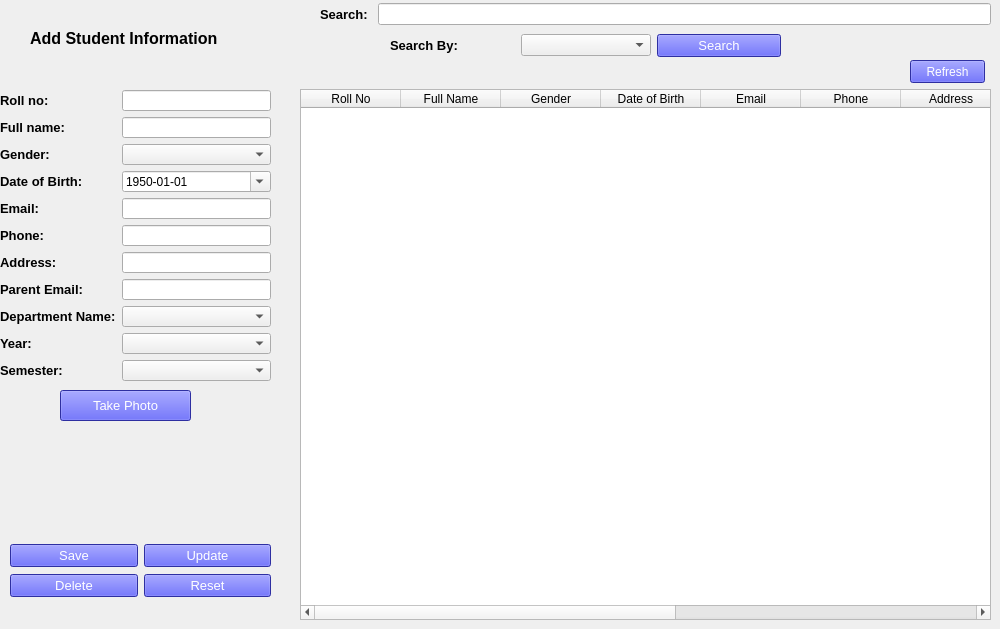
   <widget class="QWidget" name="student_info_page">
    <widget class="QWidget" name="formLayoutWidget">
     <property name="geometry">
      <rect>
       <x>0</x>
       <y>90</y>
       <width>271</width>
       <height>291</height>
      </rect>
     </property>
     <layout class="QFormLayout" name="formLayout">
      <item row="0" column="0">
       <widget class="QLabel" name="roll_no_label">
        <property name="font">
         <font>
          <family>Arial</family>
          <pointsize>10</pointsize>
          <weight>75</weight>
          <italic>false</italic>
          <bold>true</bold>
         </font>
        </property>
        <property name="text">
         <string>Roll no:</string>
        </property>
       </widget>
      </item>
      <item row="0" column="1">
       <widget class="QLineEdit" name="roll_no_line_edit"/>
      </item>
      <item row="1" column="0">
       <widget class="QLabel" name="full_name_label">
        <property name="font">
         <font>
          <family>Arial</family>
          <pointsize>10</pointsize>
          <weight>75</weight>
          <bold>true</bold>
         </font>
        </property>
        <property name="text">
         <string>Full name:</string>
        </property>
       </widget>
      </item>
      <item row="1" column="1">
       <widget class="QLineEdit" name="full_name_line_edit"/>
      </item>
      <item row="2" column="0">
       <widget class="QLabel" name="gender_label">
        <property name="font">
         <font>
          <family>Arial</family>
          <pointsize>10</pointsize>
          <weight>75</weight>
          <bold>true</bold>
         </font>
        </property>
        <property name="text">
         <string>Gender:</string>
        </property>
       </widget>
      </item>
      <item row="2" column="1">
       <widget class="QComboBox" name="gender_combo_box">
        <item>
         <property name="text">
          <string/>
         </property>
        </item>
        <item>
         <property name="text">
          <string>Male</string>
         </property>
        </item>
        <item>
         <property name="text">
          <string>Female</string>
         </property>
        </item>
       </widget>
      </item>
      <item row="3" column="0">
       <widget class="QLabel" name="date_of_birth_label">
        <property name="font">
         <font>
          <family>Arial</family>
          <pointsize>10</pointsize>
          <weight>75</weight>
          <bold>true</bold>
         </font>
        </property>
        <property name="text">
         <string>Date of Birth:</string>
        </property>
       </widget>
      </item>
      <item row="3" column="1">
       <widget class="QDateEdit" name="date_of_birth_date_edit">
        <property name="displayFormat">
         <string>yyyy-MM-dd</string>
        </property>
        <property name="calendarPopup">
         <bool>true</bool>
        </property>
        <property name="date">
         <date>
          <year>1950</year>
          <month>1</month>
          <day>1</day>
         </date>
        </property>
       </widget>
      </item>
      <item row="4" column="0">
       <widget class="QLabel" name="email_label">
        <property name="font">
         <font>
          <family>Arial</family>
          <pointsize>10</pointsize>
          <weight>75</weight>
          <bold>true</bold>
         </font>
        </property>
        <property name="text">
         <string>Email:</string>
        </property>
       </widget>
      </item>
      <item row="4" column="1">
       <widget class="QLineEdit" name="email_line_edit"/>
      </item>
      <item row="5" column="0">
       <widget class="QLabel" name="phone_label">
        <property name="font">
         <font>
          <family>Arial</family>
          <pointsize>10</pointsize>
          <weight>75</weight>
          <bold>true</bold>
         </font>
        </property>
        <property name="text">
         <string>Phone:</string>
        </property>
       </widget>
      </item>
      <item row="5" column="1">
       <widget class="QLineEdit" name="phone_line_edit"/>
      </item>
      <item row="6" column="0">
       <widget class="QLabel" name="address_label">
        <property name="font">
         <font>
          <family>Arial</family>
          <pointsize>10</pointsize>
          <weight>75</weight>
          <bold>true</bold>
         </font>
        </property>
        <property name="text">
         <string>Address:</string>
        </property>
       </widget>
      </item>
      <item row="6" column="1">
       <widget class="QLineEdit" name="address_line_edit"/>
      </item>
      <item row="7" column="0">
       <widget class="QLabel" name="parent_label">
        <property name="font">
         <font>
          <family>Arial</family>
          <pointsize>10</pointsize>
          <weight>75</weight>
          <bold>true</bold>
         </font>
        </property>
        <property name="text">
         <string>Parent Email:</string>
        </property>
       </widget>
      </item>
      <item row="7" column="1">
       <widget class="QLineEdit" name="parent_email_line_edit"/>
      </item>
      <item row="8" column="0">
       <widget class="QLabel" name="department_label">
        <property name="font">
         <font>
          <family>Arial</family>
          <pointsize>10</pointsize>
          <weight>75</weight>
          <bold>true</bold>
         </font>
        </property>
        <property name="text">
         <string>Department Name:</string>
        </property>
       </widget>
      </item>
      <item row="8" column="1">
       <widget class="QComboBox" name="department_combo_box">
        <item>
         <property name="text">
          <string/>
         </property>
        </item>
        <item>
         <property name="text">
          <string>Computer Engineering</string>
         </property>
        </item>
        <item>
         <property name="text">
          <string>Civil Engineering</string>
         </property>
        </item>
        <item>
         <property name="text">
          <string>IT Engineering</string>
         </property>
        </item>
        <item>
         <property name="text">
          <string>Software Engineering</string>
         </property>
        </item>
       </widget>
      </item>
      <item row="9" column="0">
       <widget class="QLabel" name="year_label">
        <property name="font">
         <font>
          <family>Arial</family>
          <pointsize>10</pointsize>
          <weight>75</weight>
          <bold>true</bold>
         </font>
        </property>
        <property name="text">
         <string>Year:</string>
        </property>
       </widget>
      </item>
      <item row="9" column="1">
       <widget class="QComboBox" name="year_combo_box">
        <item>
         <property name="text">
          <string/>
         </property>
        </item>
        <item>
         <property name="text">
          <string>1</string>
         </property>
        </item>
        <item>
         <property name="text">
          <string>2</string>
         </property>
        </item>
        <item>
         <property name="text">
          <string>3</string>
         </property>
        </item>
        <item>
         <property name="text">
          <string>4</string>
         </property>
        </item>
       </widget>
      </item>
      <item row="10" column="0">
       <widget class="QLabel" name="semester_label">
        <property name="font">
         <font>
          <family>Arial</family>
          <pointsize>10</pointsize>
          <weight>75</weight>
          <bold>true</bold>
         </font>
        </property>
        <property name="text">
         <string>Semester:</string>
        </property>
       </widget>
      </item>
      <item row="10" column="1">
       <widget class="QComboBox" name="semester_combo_box">
        <item>
         <property name="text">
          <string/>
         </property>
        </item>
        <item>
         <property name="text">
          <string>1</string>
         </property>
        </item>
        <item>
         <property name="text">
          <string>2</string>
         </property>
        </item>
       </widget>
      </item>
     </layout>
    </widget>
    <widget class="QWidget" name="horizontalLayoutWidget">
     <property name="geometry">
      <rect>
       <x>320</x>
       <y>-1</y>
       <width>671</width>
       <height>31</height>
      </rect>
     </property>
     <layout class="QHBoxLayout" name="horizontalLayout">
      <item>
       <widget class="QLabel" name="search_label">
        <property name="font">
         <font>
          <family>Arial</family>
          <pointsize>10</pointsize>
          <weight>75</weight>
          <bold>true</bold>
         </font>
        </property>
        <property name="text">
         <string>Search: </string>
        </property>
       </widget>
      </item>
      <item>
       <widget class="QLineEdit" name="search_line_edit"/>
      </item>
     </layout>
    </widget>
    <widget class="QWidget" name="horizontalLayoutWidget_2">
     <property name="geometry">
      <rect>
       <x>390</x>
       <y>30</y>
       <width>391</width>
       <height>31</height>
      </rect>
     </property>
     <layout class="QHBoxLayout" name="horizontalLayout_2">
      <item>
       <widget class="QLabel" name="search_by_label">
        <property name="font">
         <font>
          <family>Arial</family>
          <pointsize>10</pointsize>
          <weight>75</weight>
          <bold>true</bold>
         </font>
        </property>
        <property name="text">
         <string>Search By:</string>
        </property>
       </widget>
      </item>
      <item>
       <widget class="QComboBox" name="search_by_combo_box">
        <item>
         <property name="text">
          <string/>
         </property>
        </item>
        <item>
         <property name="text">
          <string>roll_no</string>
         </property>
        </item>
        <item>
         <property name="text">
          <string>full_name</string>
         </property>
        </item>
        <item>
         <property name="text">
          <string>department_name</string>
         </property>
        </item>
        <item>
         <property name="text">
          <string>year</string>
         </property>
        </item>
       </widget>
      </item>
      <item>
       <widget class="QPushButton" name="search_button">
        <property name="font">
         <font>
          <family>Arial</family>
          <pointsize>10</pointsize>
         </font>
        </property>
        <property name="styleSheet">
         <string notr="true">QPushButton
{
	background-color: rgb(64, 66, 226);
	color: rgb(255, 255, 255);
}
QPushButton::hover
{
	background-color: rgb(0, 170, 0);
}</string>
        </property>
        <property name="text">
         <string>Search</string>
        </property>
       </widget>
      </item>
     </layout>
    </widget>
    <widget class="QWidget" name="verticalLayoutWidget">
     <property name="geometry">
      <rect>
       <x>300</x>
       <y>89</y>
       <width>691</width>
       <height>531</height>
      </rect>
     </property>
     <layout class="QVBoxLayout" name="verticalLayout">
      <item>
       <widget class="QTableWidget" name="database_table">
        <property name="alternatingRowColors">
         <bool>true</bool>
        </property>
        <property name="selectionBehavior">
         <enum>QAbstractItemView::SelectRows</enum>
        </property>
        <column>
         <property name="text">
          <string>Roll No</string>
         </property>
        </column>
        <column>
         <property name="text">
          <string>Full Name</string>
         </property>
        </column>
        <column>
         <property name="text">
          <string>Gender</string>
         </property>
        </column>
        <column>
         <property name="text">
          <string>Date of Birth</string>
         </property>
        </column>
        <column>
         <property name="text">
          <string>Email</string>
         </property>
        </column>
        <column>
         <property name="text">
          <string>Phone</string>
         </property>
        </column>
        <column>
         <property name="text">
          <string>Address</string>
         </property>
        </column>
        <column>
         <property name="text">
          <string>Parent Email</string>
         </property>
        </column>
        <column>
         <property name="text">
          <string>Department Name</string>
         </property>
        </column>
        <column>
         <property name="text">
          <string>Year</string>
         </property>
        </column>
        <column>
         <property name="text">
          <string>Semester</string>
         </property>
        </column>
       </widget>
      </item>
     </layout>
    </widget>
    <widget class="QLabel" name="label_4">
     <property name="geometry">
      <rect>
       <x>30</x>
       <y>30</y>
       <width>241</width>
       <height>16</height>
      </rect>
     </property>
     <property name="font">
      <font>
       <family>Arial</family>
       <pointsize>12</pointsize>
       <weight>75</weight>
       <bold>true</bold>
      </font>
     </property>
     <property name="text">
      <string>Add Student Information</string>
     </property>
    </widget>
    <widget class="QPushButton" name="take_photo_button">
     <property name="geometry">
      <rect>
       <x>60</x>
       <y>390</y>
       <width>131</width>
       <height>31</height>
      </rect>
     </property>
     <property name="font">
      <font>
       <family>Arial</family>
       <pointsize>10</pointsize>
      </font>
     </property>
     <property name="styleSheet">
      <string notr="true">QPushButton
{
	background-color: rgb(64, 66, 226);
	color: rgb(255, 255, 255);
}
QPushButton::hover
{
	background-color: rgb(0, 170, 0);
}</string>
     </property>
     <property name="text">
      <string>Take Photo</string>
     </property>
    </widget>
    <widget class="QWidget" name="horizontalLayoutWidget_3">
     <property name="geometry">
      <rect>
       <x>10</x>
       <y>540</y>
       <width>261</width>
       <height>31</height>
      </rect>
     </property>
     <layout class="QHBoxLayout" name="horizontalLayout_3">
      <item>
       <widget class="QPushButton" name="save_button">
        <property name="font">
         <font>
          <family>Arial</family>
          <pointsize>10</pointsize>
         </font>
        </property>
        <property name="styleSheet">
         <string notr="true">QPushButton
{
	background-color: rgb(64, 66, 226);
	color: rgb(255, 255, 255);
}
QPushButton::hover
{
	background-color: rgb(0, 170, 0);
}</string>
        </property>
        <property name="text">
         <string>Save</string>
        </property>
       </widget>
      </item>
      <item>
       <widget class="QPushButton" name="update_button">
        <property name="font">
         <font>
          <family>Arial</family>
          <pointsize>10</pointsize>
         </font>
        </property>
        <property name="styleSheet">
         <string notr="true">QPushButton
{
	background-color: rgb(64, 66, 226);
	color: rgb(255, 255, 255);
}
QPushButton::hover
{
	background-color: rgb(0, 170, 0);
}</string>
        </property>
        <property name="text">
         <string>Update</string>
        </property>
       </widget>
      </item>
     </layout>
    </widget>
    <widget class="QWidget" name="horizontalLayoutWidget_4">
     <property name="geometry">
      <rect>
       <x>10</x>
       <y>570</y>
       <width>261</width>
       <height>31</height>
      </rect>
     </property>
     <layout class="QHBoxLayout" name="horizontalLayout_4">
      <item>
       <widget class="QPushButton" name="delete_button">
        <property name="font">
         <font>
          <family>Arial</family>
          <pointsize>10</pointsize>
         </font>
        </property>
        <property name="styleSheet">
         <string notr="true">QPushButton
{
	background-color: rgb(64, 66, 226);
	color: rgb(255, 255, 255);
}
QPushButton::hover
{
	background-color: rgb(0, 170, 0);
}</string>
        </property>
        <property name="text">
         <string>Delete</string>
        </property>
       </widget>
      </item>
      <item>
       <widget class="QPushButton" name="reset_button">
        <property name="font">
         <font>
          <family>Arial</family>
          <pointsize>10</pointsize>
         </font>
        </property>
        <property name="styleSheet">
         <string notr="true">QPushButton
{
	background-color: rgb(64, 66, 226);
	color: rgb(255, 255, 255);
}
QPushButton::hover
{
	background-color: rgb(0, 170, 0);
}</string>
        </property>
        <property name="text">
         <string>Reset</string>
        </property>
       </widget>
      </item>
     </layout>
    </widget>
    <widget class="QPushButton" name="refresh_button">
     <property name="geometry">
      <rect>
       <x>910</x>
       <y>60</y>
       <width>75</width>
       <height>23</height>
      </rect>
     </property>
     <property name="styleSheet">
      <string notr="true">QPushButton
{
	background-color: rgb(64, 66, 226);
	color: rgb(255, 255, 255);
}
QPushButton::hover
{
	background-color: rgb(0, 170, 0);
}</string>
     </property>
     <property name="text">
      <string>Refresh</string>
     </property>
    </widget>
   </widget>
